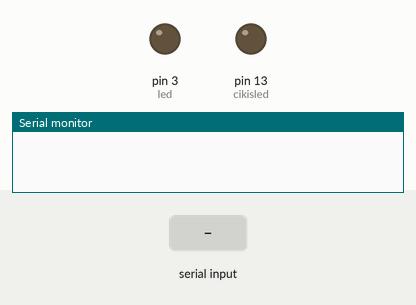
This sketch was run on a simulated Arduino Uno, built with avr-gcc and run on an emulated ATmega328P. On the bench: output pins drawn as LEDs (lit = HIGH), the last lines printed to the serial monitor. Inputs (shaded band) come from the test bench.

Above: at 1.2 s.
1.3 s: "1" received over Serial
At 1.6 s:
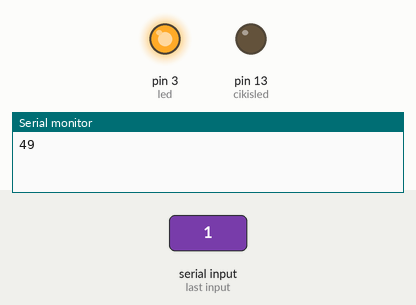
2.8 s: "2" received over Serial
At 3.9 s:
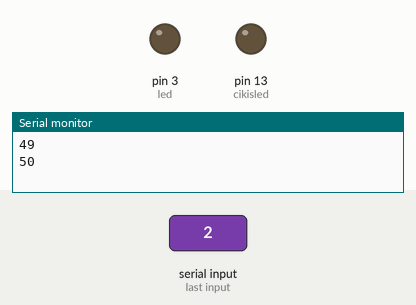
Timing chart, 0 to 5.8 s (numbered marks = the images above; inputs shaded):
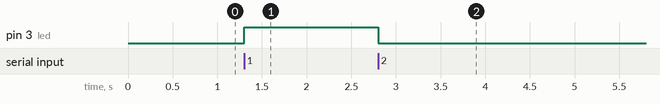

Measured:
- after the input at 1.3 s, pin 3 (led): LOW → HIGH at once
- after the input at 2.8 s, pin 3 (led): HIGH → LOW at once

The sketch:

1.devre_kodlar_.ino
```cpp
int giris=0;
int cikisled=13;
int ata=0;
int led=3;

 void setup() {
  pinMode(cikisled, OUTPUT);
  pinMode(led,OUTPUT);
  pinMode(giris,INPUT);
  Serial.begin(9600);// Seri haberleşmeyi başlatıyoruz (9600 bps hızında)
 }
 void loop() {

     //Bu fonksiyon sonsuza kadar çalışır
     //Arduino'nun yapması gereken işlemler buraya yazılır

digitalWrite(cikisled,LOW);

if(Serial.available()>0)//ardunıo devresıne gelen veri 0 dan büyükmü
{

   ata=Serial.read();//gelen verileri oku ata degıskenınde ata
    Serial.println(ata);//ata degişkenını ekrana yaz alt satısa geç
   if(ata=='1'){
    //ata degişkenı 1 ise ledi yak
        digitalWrite(led,HIGH);
    }else if(ata=='2'){
      //ata degişkenı 2 ise ledi söndür
       digitalWrite(led,LOW);
    }
    if(ata<10)//ata degişkeni 10 dan küçük ise led yak
    {
      digitalWrite(cikisled,HIGH);
  delay(3);//3 ms bekleme yapar yanıp söner yani
      }else
      { //ata degişkeni 10 dan büyükse led söner ve yanmaz
         digitalWrite(cikisled,LOW);
  delay(5);
        }
  }


 }
```
